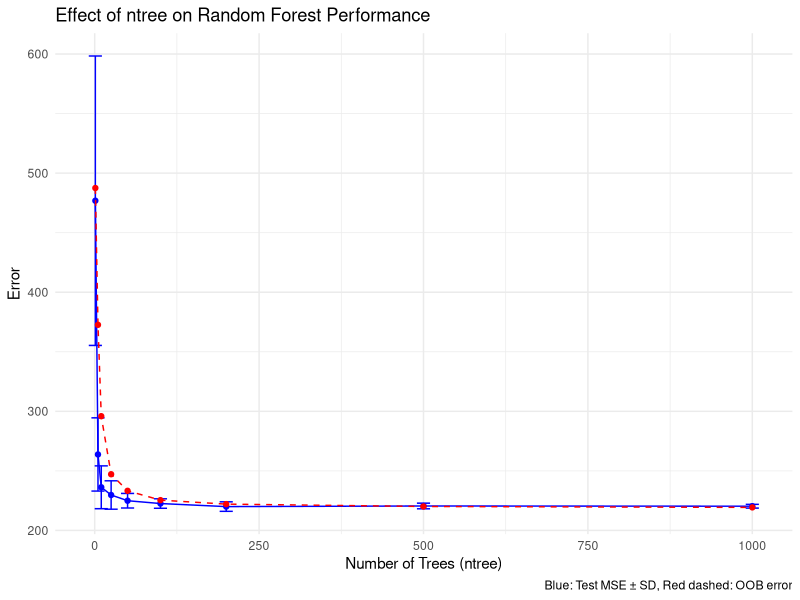
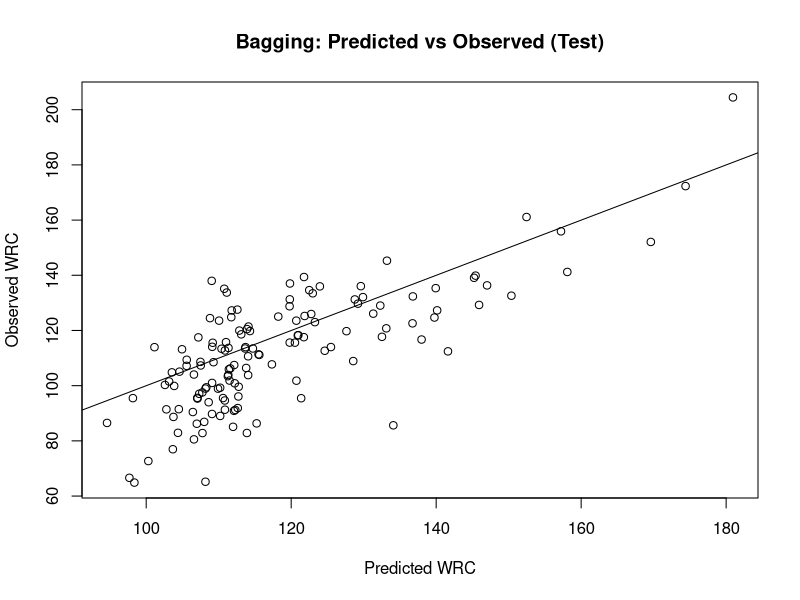
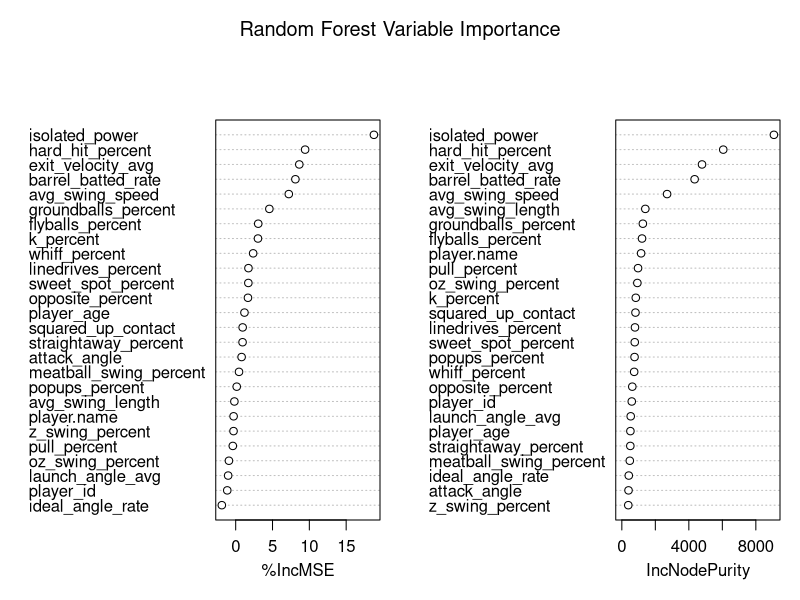
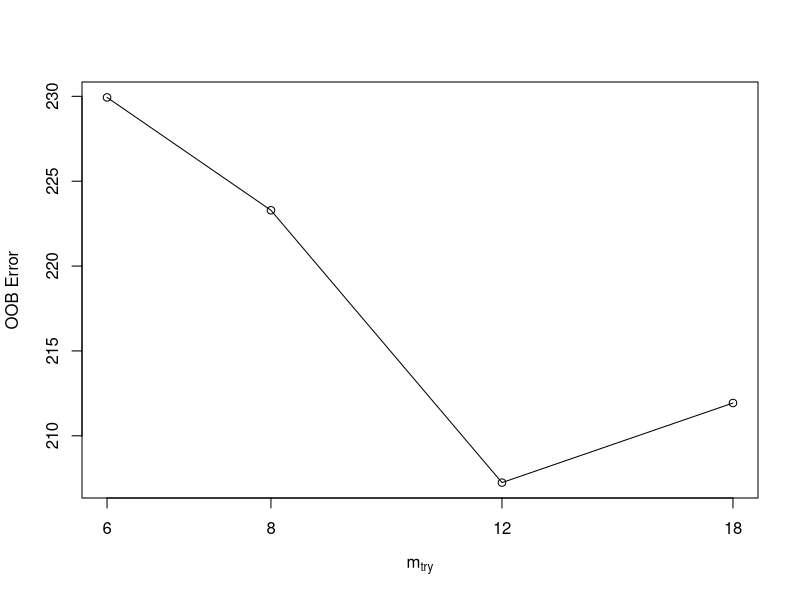
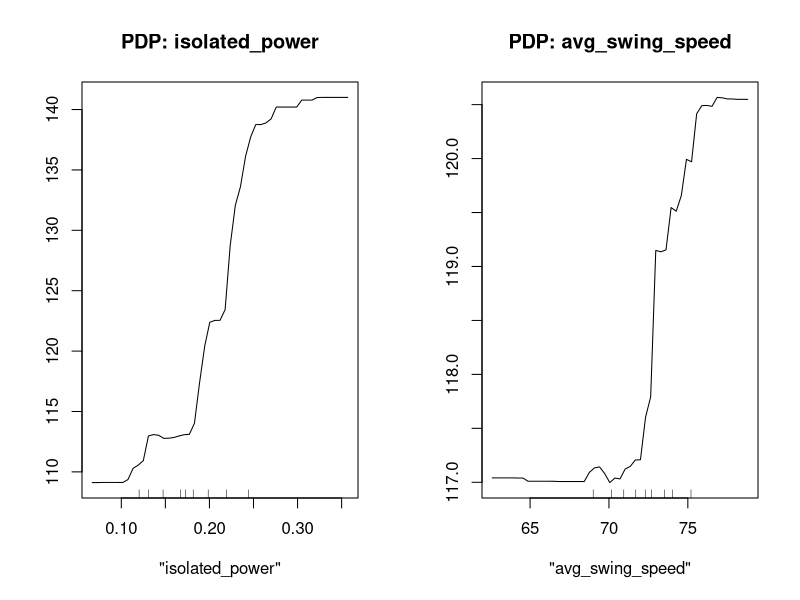

Write the R code that produced these figures, in order.
## ---- chunk 1
knitr::opts_chunk$set(echo = TRUE)
## ---- chunk 2
library(randomForest)
library(tidyverse)

#fangraphs <- read.csv('fangraphs-leaderboards.csv')
#fangraphs <- fangraphs %>% select(Season, Name, wRC., ) %>% filter(Season %in% c("2024", "2025")) %>% arrange(Name, Season)
#head(fangraphs)

#indep_vars_data <- read.csv('onlyCompleteData.csv')
#indep_vars_data <- indep_vars_data %>% select(player.name:player_age, k_percent, isolated_power, avg_swing_speed, squared_up_contact, 
                                              #avg_swing_length, attack_angle, ideal_angle_rate, exit_velocity_avg, 
                                              #launch_angle_avg, sweet_spot_percent, barrel_batted_rate, hard_hit_percent, 
                                              #z_swing_percent, oz_swing_percent, meatball_swing_percent, whiff_percent, 
                                              #pull_percent, straightaway_percent, opposite_percent, groundballs_percent, flyballs_percent, linedrives_percent, popups_percent) %>% select(-WRC.)
#head(indep_vars_data)

#data1 <- indep_vars_data %>% left_join(fangraphs, by = c("player.name" = "Name", "year" = "Season")) %>% relocate(wRC., .before = "k_percent") %>% rename(WRC. = wRC.) %>% distinct()
#head(data1)

data1 <- read.csv("onlyCompleteData.csv")


train <- data1 %>% filter(year == "2024")
test <- data1 %>% filter(year == "2025")

train <- train %>% select(-c(player.name:player_age), WRC.) 
test <- test %>% select(-c(player.name:player_age), WRC.) 


mtry_val <- 6
ntree_values <- c(1,5,10, 25, 50, 100, 200, 500,1000)
n_reps <- 20

results <- data.frame(ntree=integer(),seed=integer(),test_MSE=double(),OOB_error=double())

for (nt in ntree_values) { # goes through all different ntree values
  for (s in 1:n_reps) { # do many times for each ntree
    set.seed(s)
    rf_model <- randomForest(WRC. ~ ., data=train, mtry=mtry_val, ntree=nt)
    yhat.bag <- predict(rf_model, newdata=test)
    test_mse <- mean((yhat.bag - test$WRC.)^2)
    results <- rbind(results, data.frame(ntree=nt,test_MSE=test_mse,OOB_error=rf_model$mse[nt]))
  }
}

results_all <- results %>% group_by(ntree) %>%summarize(mean_test_MSE = mean(test_MSE),sd_test_MSE = sd(test_MSE),
            mean_OOB_error = mean(OOB_error),sd_OOB_error = sd(OOB_error))
## ---- chunk 3
ggplot(results_all, aes(x=ntree)) + geom_errorbar(aes(ymin=mean_test_MSE-sd_test_MSE, ymax=mean_test_MSE+sd_test_MSE),
                width=20, color="blue") +geom_line(aes(y=mean_test_MSE), color="blue") + geom_point(aes(y=mean_test_MSE), color="blue") +
  geom_line(aes(y=mean_OOB_error), color="red",linetype="dashed") +
  geom_point(aes(y=mean_OOB_error), color="red") +
  labs(title="Effect of ntree on Random Forest Performance",x="Number of Trees (ntree)",y="Error",caption="Blue: Test MSE ± SD, Red dashed: OOB error") +
  theme_minimal()

results_all
## ---- chunk 4
# Packages
library(randomForest)
library(ggplot2)


set.seed(1)
N <- nrow(data1)
train <- which(data1$year == 2024)

mlb.train <- data1[train, ]
mlb.test  <- data1[-train, ]

# Response vectors
y.test <- mlb.test$WRC.

set.seed(1)
bag.mlb <- randomForest(WRC. ~ ., data = (data1 %>% select(-year)),
                           subset = train, mtry = 12,
                           importance = TRUE)
bag.mlb

yhat.bag <- predict(bag.mlb, newdata = mlb.test)

# Test MSE
mse_bag <- mean((yhat.bag - y.test)^2)
mse_bag

# Plot predicted vs observed
plot(yhat.bag, y.test,
     xlab = "Predicted WRC",
     ylab = "Observed WRC",
     main = "Bagging: Predicted vs Observed (Test)")
abline(0, 1)

set.seed(1)
rf.mlb <- randomForest(WRC. ~ ., data = (data1 %>% select(-year)),
                          subset = train, mtry = 6,
                          importance = TRUE)

yhat.rf <- predict(rf.mlb, newdata = mlb.test)
mse_rf <- mean((yhat.rf - y.test)^2)
c(mse_bag = mse_bag, mse_rf = mse_rf)

importance(rf.mlb)
varImpPlot(rf.mlb, main = "Random Forest Variable Importance")

set.seed(2)
tune.out <- tuneRF(x = mlb.train[, setdiff(names(data1 %>% select(-year)), "WRC.")],
                   y = mlb.train$WRC.,
                   stepFactor = 1.5,
                   improve = 0.01,
                   ntreeTry = 500,
                   trace = TRUE,
                   plot = TRUE)

# Best mtry from tuneRF (lower OOB error is better)
best.mtry <- tune.out[which.min(tune.out[, "OOBError"]), "mtry"]
best.mtry

set.seed(3)
rf.tuned <- randomForest(WRC. ~ ., data = data1 %>% select(-year),
                         subset = train, mtry = best.mtry,
                         ntree = 500, importance = TRUE)

mse_rf_tuned <- mean( (predict(rf.tuned, mlb.test) - y.test)^2 )
c(mse_bag = mse_bag, mse_rf = mse_rf, mse_rf_tuned = mse_rf_tuned)

# Partial dependence plots give the marginal effect of a feature
par(mfrow = c(1, 2))
partialPlot(rf.tuned, pred.data = mlb.test, x.var = "isolated_power",
            main = "PDP: isolated_power")
partialPlot(rf.tuned, pred.data = mlb.test, x.var = "avg_swing_speed",
            main = "PDP: avg_swing_speed")
## ---- chunk 5
#using 2024 data

predictions <- predict(rf.tuned, mlb.train)
players <- (mlb.train %>% filter(year==2024))$player.name
actuals <- (mlb.train %>% filter(year==2024))$WRC.

predict_2024_df <- data.frame(player = players, prediction = predictions, actual = actuals)
predict_2024_df  <- predict_2024_df %>% mutate(diff = actuals - predictions)
predict_2024_df <- predict_2024_df %>% mutate(year = 2024) %>% relocate(year, .before = prediction)
predict_2024_df
## ---- chunk 6
#using 2025 data

predictions <- predict(rf.tuned, mlb.test)
players <- (data1 %>% filter(year==2025))$player.name
actuals <- (data1 %>% filter(year==2025))$WRC.

predict_2025_df <- data.frame(player = players, prediction = predictions, actual = actuals)
predict_2025_df <- predict_2025_df %>% mutate(diff = actuals - predictions)
predict_2025_df <- predict_2025_df %>% mutate(year = 2025) %>% relocate(year, .before = prediction)
predict_2025_df
